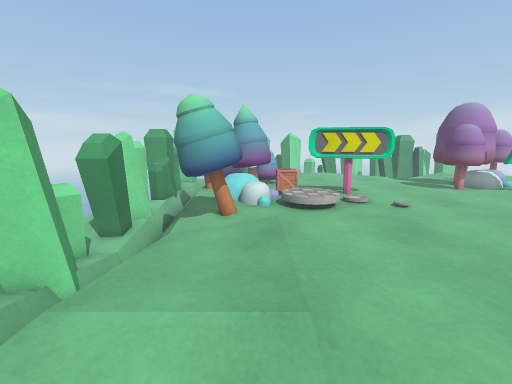
View 1 (above)

24 first-person views from a walk through a scene from a Unity 3-D project. The camera is 1.5 m above the floor, tilts 10° down and sees 90° across. The floor is counted in squares, 0.5 m on a side. Each view is taken from the middle of a square. On the plan, view 1 faces up. The plan holds only what a view shows up to about 19 squares ahead; the rest is blank. The place goes on beyond the plan. Some surface patterns are stand-ins.

View 2
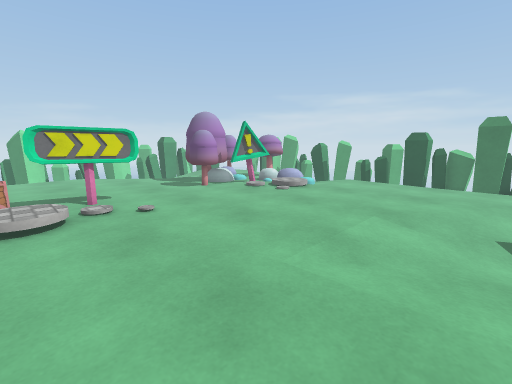

View 3
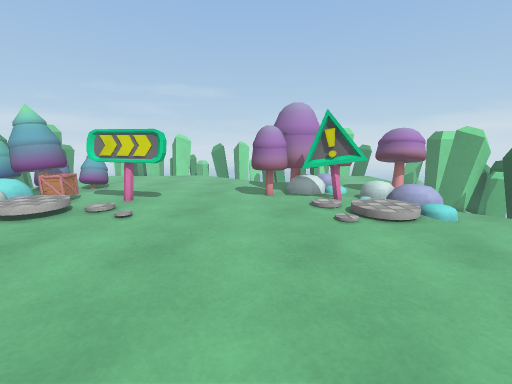

View 4
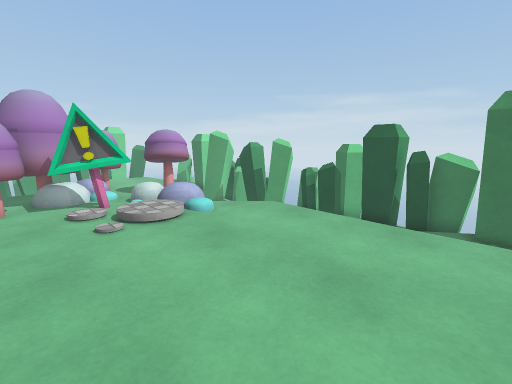

View 5
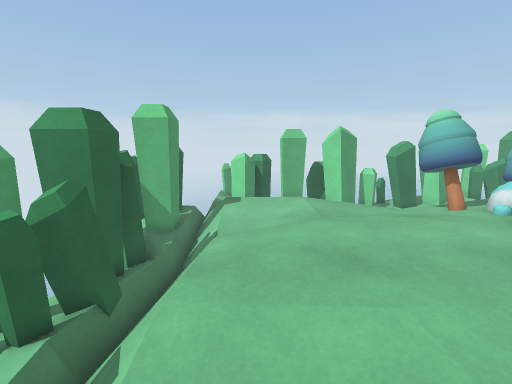

View 6
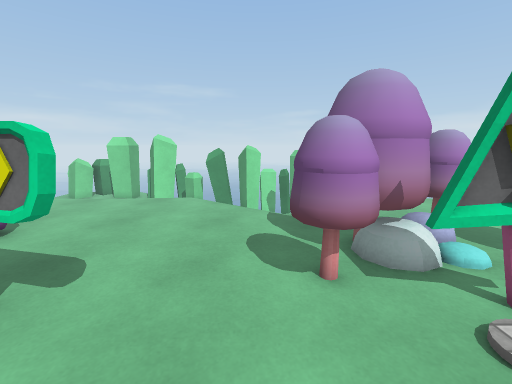

View 7
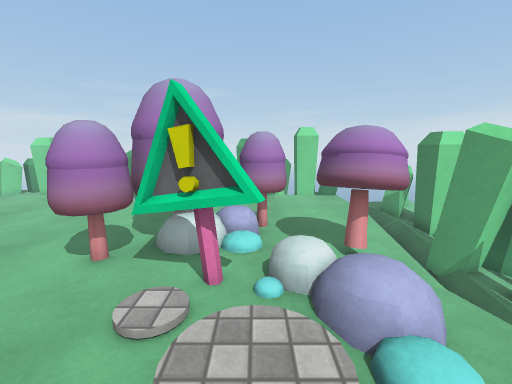

View 8
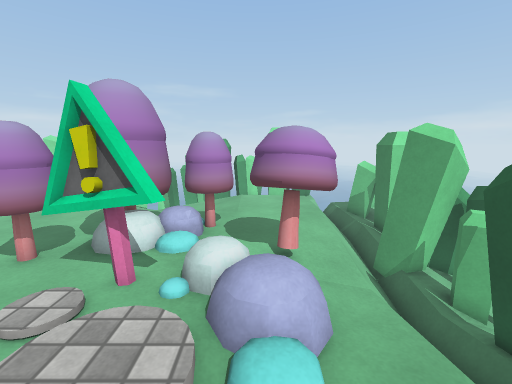

View 9
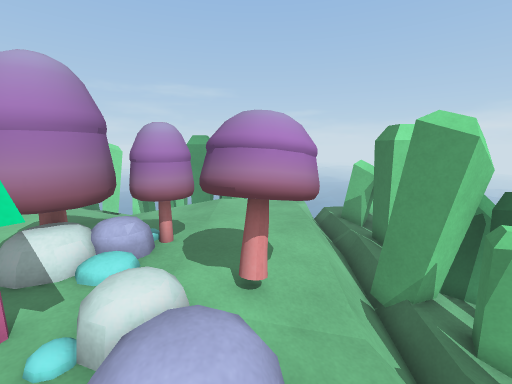

View 10
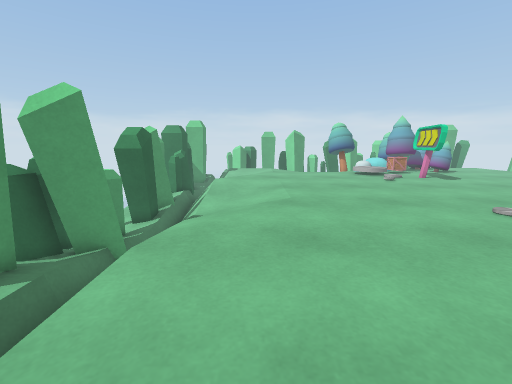

View 11
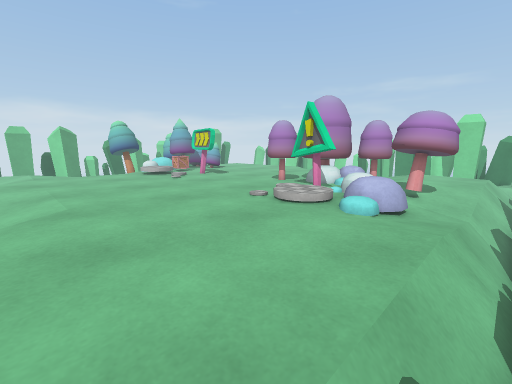

View 12
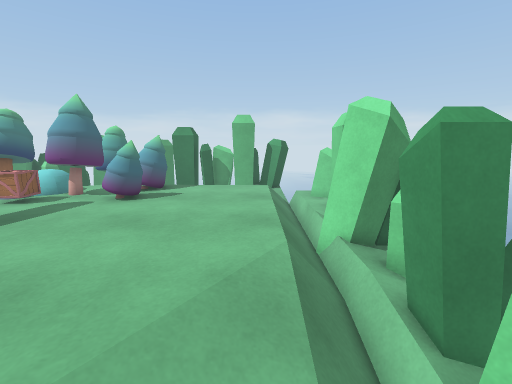

View 13
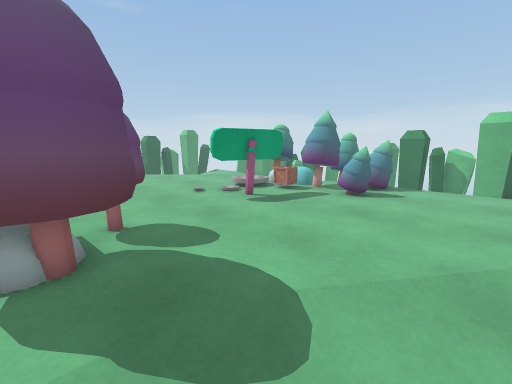

View 14
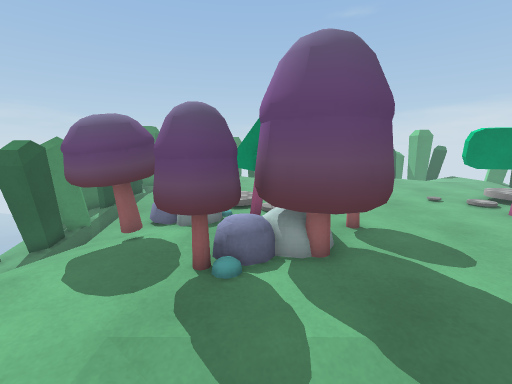

View 15
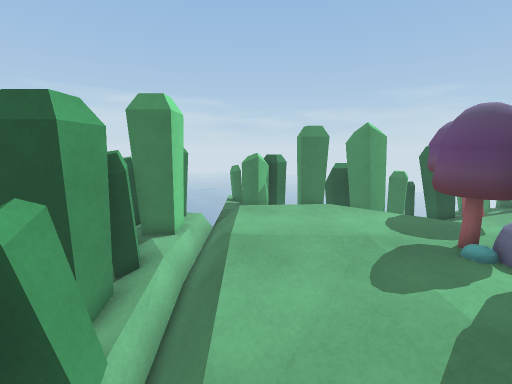

View 16
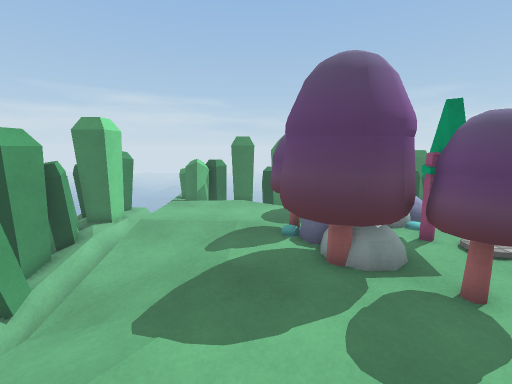

View 17
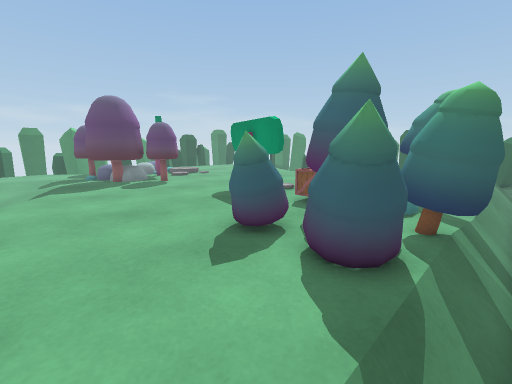

View 18
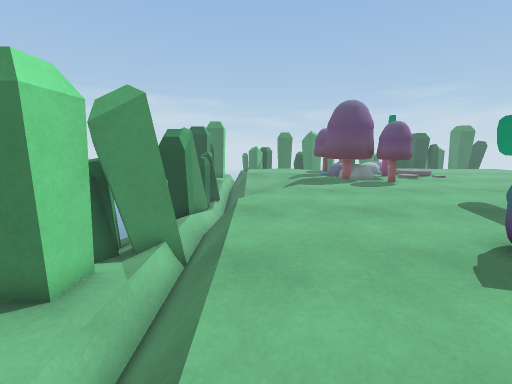

View 19
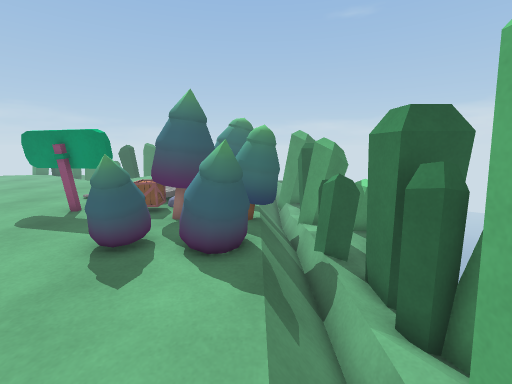

View 20
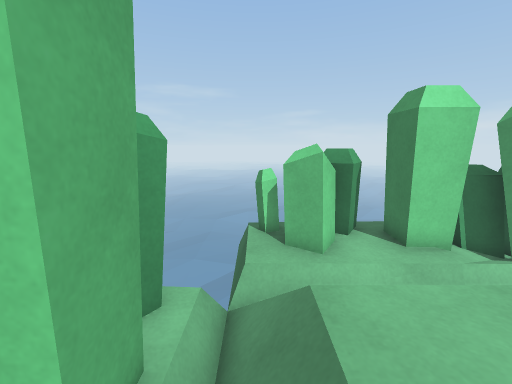

View 21
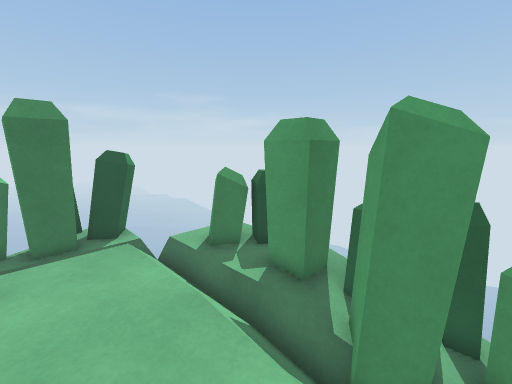

View 22
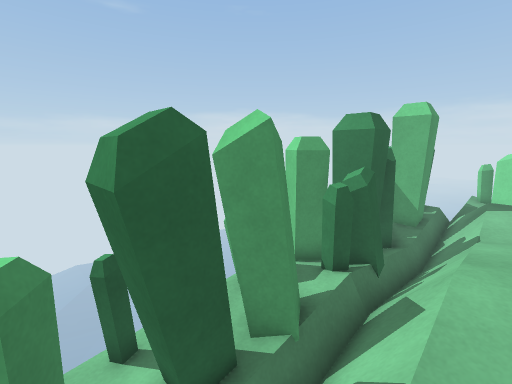

View 23
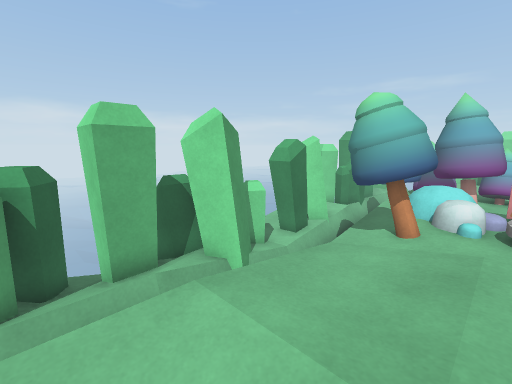

View 24
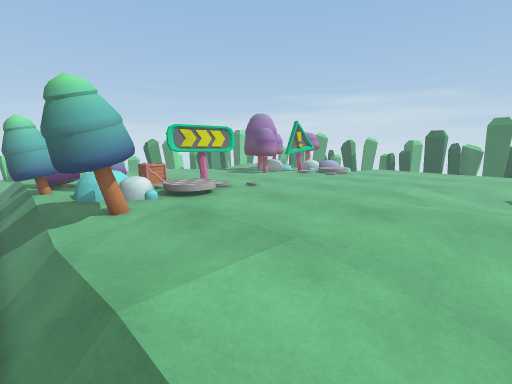

### Floor plan
Key: @ floor where view 1 was taken; # wall or solid block; x gap in a wall; . main floor; : floor 0.25 m higher than the main floor; - floor 0.25 m lower than the main floor; + floor 0.5 m higher than the main floor; _ floor 0.5 m lower than the main floor; < floor 0.75 m lower than the main floor; / step, stairs or slope; = window, fence, low wall or low ledge; ^ raised ledge; v drop or lower ground; O other object.
Columns run from 7 left of view 1 to 25 right of it. Each row starts with its distance up from view 1.
 27   v######=###=^###     ##=####
 26   v-##----##vv^### ######-####
 25 ##v/////___vvvvvvvvvvvvvvv  //vvv
 24 ##///////.....---____---../////##
 23  ##/.............-----......///##
 22  ##/..............-----....../-#
 21  #//........................._-#
 20  #//.........................v-#
 19  #_/.........................vv#
 18  #_-OOOOO..........OOOOOO....vv#
 17 ##_-OOOOO..........OOOOOO.OO-v###
 16 ##=-OO.O...........OOOO..OOO-vv##
 15 #==OOOOOO.........OOOO...OOO-vv=v
 14 ===OOOOOOOOOO.....OOOOO.O.OO-vvxv
 13 ##v ..OOOOOOOOO......OOOOOO--v<#v
 12 ##_ ..  ///..........:.//+O--vvxv
 11  #v -OO+/::.........../://...vv##
 10 ##< OOO//:/.........../://...vv#^
  9 ##vvOOO......................vv==
  8 ==vv--......................._==#
  7 ##vv--......................._###
  6 ###v........................._ #
  5  #v ........................._ #
  4 ##_ .........................  #
  3 ##_/......................... /#
  2 #_//........................./##
  1 ##//..---.......----......... ##
  0 ## /..-@--.......----........ ##
 -1 ## /        ----_     -----// /##
 -2   v<vvvvvvvvvvvvvvvvvvvvv<<<//v##
 -3    ####_###=^=_####=###-##-##-
 -4    #  #######  ####=#########

Positions as (right, up) in squares from view 1, and headings:
1: (0, 0), facing up
2: (2, 0), facing up-right
3: (11, 1), facing up
4: (12, 1), facing up-right
5: (10, 1), facing left
6: (10, 9), facing up
7: (16, 8), facing up
8: (18, 8), facing up
9: (19, 10), facing up
10: (22, 2), facing left
11: (22, 2), facing up-left
12: (12, 23), facing left
13: (14, 23), facing down-left
14: (15, 23), facing down
15: (10, 23), facing right
16: (7, 19), facing right
17: (-4, 22), facing down-right
18: (-4, 23), facing right
19: (-3, 24), facing down
20: (-4, 20), facing up
21: (13, 2), facing down-right
22: (12, 0), facing down-left
23: (1, 1), facing up-left
24: (-4, 0), facing up-right
